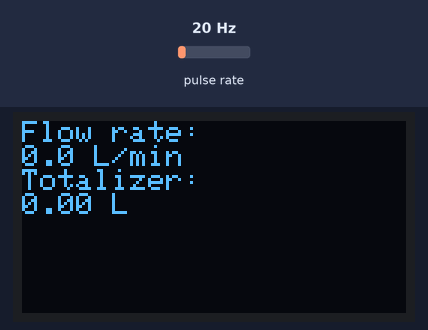
This sketch was run on a simulated ESP32. On the bench: 128×64 one-colour display. Wiring (inferred from the names in the program): pulse sensor: data GPIO 14. The inputs (shaded band) are chosen by the test bench; at power-on: pulse rate 20 Hz.

Above: at 2.1 s.
At 3.2 s:
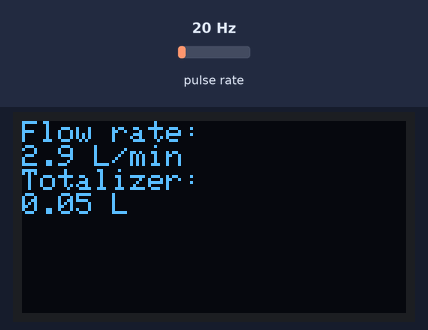
3.3 s: pulse rate (sensor on GPIO 14) set to 4 Hz
At 4.6 s:
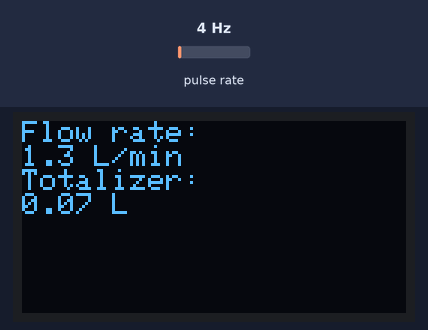
6.3 s: pulse rate (sensor on GPIO 14) set to 50 Hz
At 7.9 s:
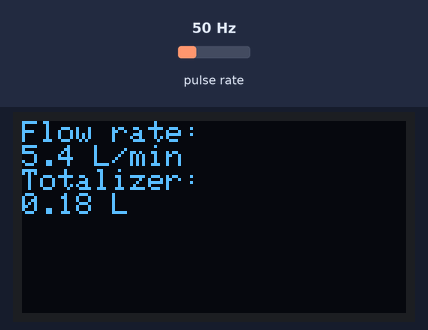
9.3 s: pulse rate (sensor on GPIO 14) set to 100 Hz
At 10.9 s:
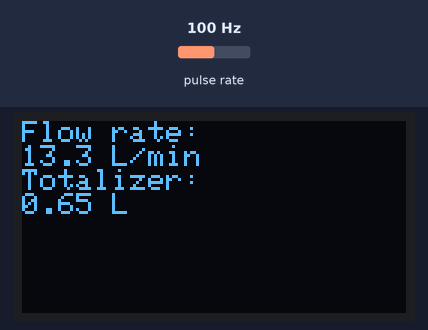
Timing chart, 0 to 12.4 s (numbered marks = the images above; inputs shaded):
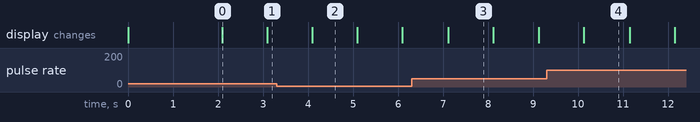

The sketch:

singleflow.ino
```cpp
#include <SPI.h>
#include <Wire.h>
#include <Adafruit_GFX.h>
#include <Adafruit_SSD1306.h>
#include <EEPROM.h>

#define LED_BUILTIN  2
#define SENSOR  14
#define SCREEN_WIDTH 128 // OLED display width, in pixels
#define SCREEN_HEIGHT 32 // OLED display height, in pixels
#define OLED_RESET LED_BUILTIN  //4
Adafruit_SSD1306 display(OLED_RESET);

long currentMillis = 0;
long previousMillis = 0;
int interval = 1000;
boolean ledState = LOW;
float calibrationFactor = 6.75;
volatile byte pulseCount;
byte pulse1Sec = 0;
float flowRate;
unsigned int flowMilliLitres;
float totalMilliLitres;
unsigned int frac;
unsigned int totalfrac;

void IRAM_ATTR pulseCounter()
{
  pulseCount++;
}

void setup()
{
  Serial.begin(9600);
  delay(10);
  display.begin(SSD1306_SWITCHCAPVCC, 0x3C);
  display.clearDisplay();
  display.display();
  delay(2000);
  display.clearDisplay();

  pinMode(LED_BUILTIN, OUTPUT);
  pinMode(SENSOR, INPUT_PULLUP);
  pulseCount = 0;
  flowRate = 0.0;
  flowMilliLitres = 0;
  totalMilliLitres = 0;
  previousMillis = 0;
  attachInterrupt(digitalPinToInterrupt(SENSOR), pulseCounter, FALLING);
}

void loop()
{
  currentMillis = millis();
if (currentMillis - previousMillis > interval) {
    pulse1Sec = pulseCount;
    pulseCount = 0;
// Because this loop may not complete in exactly 1 second intervals we calculate
// the number of milliseconds that have passed since the last execution and use
// that to scale the output. We also apply the calibrationFactor to scale the output
// based on the number of pulses per second per units of measure (litres/minute in
// this case) coming from the sensor.
    flowRate = ((1000.0 / (millis() - previousMillis)) * pulse1Sec) / calibrationFactor;
    previousMillis = millis();
    frac = (flowRate - int(flowRate)) * 10;
// Divide the flow rate in litres/minute by 60 to determine how many litres have
// passed through the sensor in this 1 second interval, then multiply by 1000 to
// convert to millilitres.
    flowMilliLitres = (flowRate / 60) * 1000;

// Add the millilitres passed in this second to the cumulative total
    totalMilliLitres += flowMilliLitres;
    totalfrac = (totalMilliLitres - int(totalMilliLitres)) * 10;
  }

  // Print the flow rate for this second in litres / minute
    display.clearDisplay();
    display.setTextSize(1);
    display.setTextColor(WHITE);
    display.setCursor(0,0);
    display.println("Flow rate: ");
    display.print(int(flowRate));  // Print the integer part of the variable
    display.print(".");
    display.print(frac,DEC);
    display.println(" L/min");
    display.println("Totalizer: ");
    display.print(totalMilliLitres / 1000);
    display.print(" L");
    display.display();

  //blink led indicator
  if (flowRate > 0) {
    blinkled;}
    else
    {digitalWrite(LED_BUILTIN, LOW);
  }
}

void blinkled()
{
  digitalWrite(LED_BUILTIN, HIGH);
  delay(500);
  digitalWrite(LED_BUILTIN, LOW);
  delay(500);
}
```

Measured:
- what the display in image 0 shows lasts 1.0 s, from 2.1 s to 3.1 s
